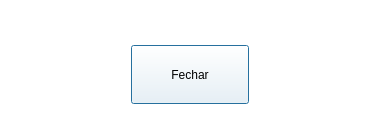
<?xml version="1.0" encoding="UTF-8"?>
<ui version="4.0">
 <class>Dialog</class>
 <widget class="QDialog" name="Dialog">
  <property name="geometry">
   <rect>
    <x>0</x>
    <y>0</y>
    <width>380</width>
    <height>120</height>
   </rect>
  </property>
  <property name="minimumSize">
   <size>
    <width>380</width>
    <height>120</height>
   </size>
  </property>
  <property name="maximumSize">
   <size>
    <width>16777215</width>
    <height>240</height>
   </size>
  </property>
  <property name="windowTitle">
   <string>Detalhes</string>
  </property>
  <property name="styleSheet">
   <string notr="true">background-color: rgb(255, 255, 255);</string>
  </property>
  <layout class="QVBoxLayout" name="verticalLayout" stretch="10,30">
   <item>
    <layout class="QGridLayout" name="produtoLayout">
     <item row="0" column="0">
      <widget class="QLabel" name="lblProduto">
       <property name="sizePolicy">
        <sizepolicy hsizetype="Preferred" vsizetype="Preferred">
         <horstretch>0</horstretch>
         <verstretch>0</verstretch>
        </sizepolicy>
       </property>
       <property name="maximumSize">
        <size>
         <width>1200</width>
         <height>16777215</height>
        </size>
       </property>
       <property name="font">
        <font>
         <family>Verdana</family>
         <pointsize>14</pointsize>
         <weight>75</weight>
         <bold>true</bold>
        </font>
       </property>
       <property name="text">
        <string/>
       </property>
       <property name="alignment">
        <set>Qt::AlignCenter</set>
       </property>
       <property name="wordWrap">
        <bool>true</bool>
       </property>
      </widget>
     </item>
    </layout>
   </item>
   <item>
    <layout class="QHBoxLayout" name="horizontalLayout_2" stretch="10">
     <property name="spacing">
      <number>50</number>
     </property>
     <property name="leftMargin">
      <number>120</number>
     </property>
     <property name="topMargin">
      <number>5</number>
     </property>
     <property name="rightMargin">
      <number>120</number>
     </property>
     <property name="bottomMargin">
      <number>5</number>
     </property>
     <item>
      <widget class="QPushButton" name="btnFechar">
       <property name="sizePolicy">
        <sizepolicy hsizetype="Preferred" vsizetype="Preferred">
         <horstretch>0</horstretch>
         <verstretch>0</verstretch>
        </sizepolicy>
       </property>
       <property name="palette">
        <palette>
         <active>
          <colorrole role="Button">
           <brush brushstyle="SolidPattern">
            <color alpha="255">
             <red>255</red>
             <green>255</green>
             <blue>255</blue>
            </color>
           </brush>
          </colorrole>
          <colorrole role="Base">
           <brush brushstyle="SolidPattern">
            <color alpha="255">
             <red>255</red>
             <green>255</green>
             <blue>255</blue>
            </color>
           </brush>
          </colorrole>
          <colorrole role="Window">
           <brush brushstyle="SolidPattern">
            <color alpha="255">
             <red>255</red>
             <green>255</green>
             <blue>255</blue>
            </color>
           </brush>
          </colorrole>
         </active>
         <inactive>
          <colorrole role="Button">
           <brush brushstyle="SolidPattern">
            <color alpha="255">
             <red>255</red>
             <green>255</green>
             <blue>255</blue>
            </color>
           </brush>
          </colorrole>
          <colorrole role="Base">
           <brush brushstyle="SolidPattern">
            <color alpha="255">
             <red>255</red>
             <green>255</green>
             <blue>255</blue>
            </color>
           </brush>
          </colorrole>
          <colorrole role="Window">
           <brush brushstyle="SolidPattern">
            <color alpha="255">
             <red>255</red>
             <green>255</green>
             <blue>255</blue>
            </color>
           </brush>
          </colorrole>
         </inactive>
         <disabled>
          <colorrole role="Button">
           <brush brushstyle="SolidPattern">
            <color alpha="255">
             <red>255</red>
             <green>255</green>
             <blue>255</blue>
            </color>
           </brush>
          </colorrole>
          <colorrole role="Base">
           <brush brushstyle="SolidPattern">
            <color alpha="255">
             <red>255</red>
             <green>255</green>
             <blue>255</blue>
            </color>
           </brush>
          </colorrole>
          <colorrole role="Window">
           <brush brushstyle="SolidPattern">
            <color alpha="255">
             <red>255</red>
             <green>255</green>
             <blue>255</blue>
            </color>
           </brush>
          </colorrole>
         </disabled>
        </palette>
       </property>
       <property name="styleSheet">
        <string notr="true">font: 12pt &quot;Verdana&quot;;</string>
       </property>
       <property name="text">
        <string>Fechar</string>
       </property>
       <property name="default">
        <bool>false</bool>
       </property>
      </widget>
     </item>
    </layout>
   </item>
  </layout>
 </widget>
 <resources/>
 <connections/>
</ui>
